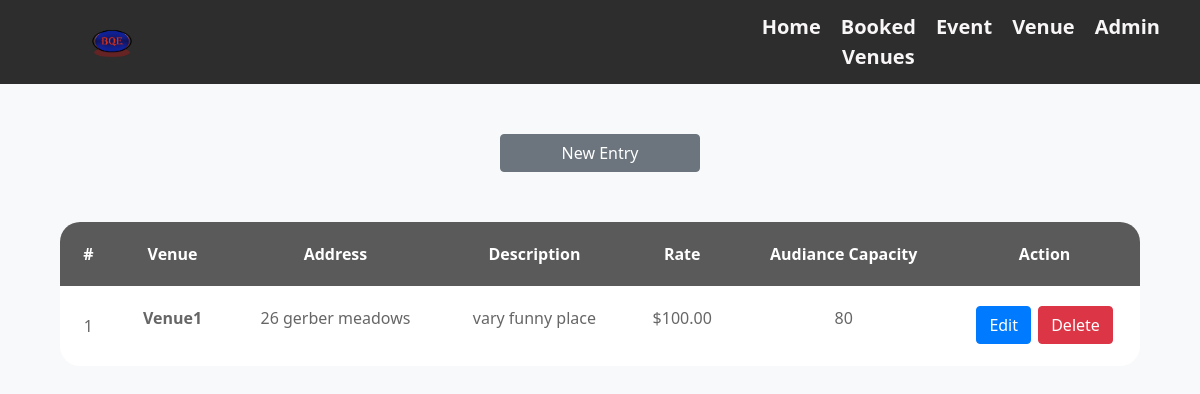
The page /venue_table.php on the database its author committed.
### tables this page shows
CREATE TABLE `venues` (
  `id_venues` int(11) NOT NULL,
  `name` varchar(50) NOT NULL,
  `address` varchar(250) NOT NULL,
  `description` varchar(100) NOT NULL,
  `rate` int(20) NOT NULL,
  `capacity` int(10) NOT NULL,
  `venue_image` varchar(250) NOT NULL
);

### venue_table.php (the view, shortened to what this page needs)
<?php
include('db_connection.php');
 ?>
<link rel="stylesheet" href = "venue_style.css" type = "text/css">
<main class = "event_main">
        <div class = "newevent_btn">
                <a href="venue_addNew.php" class="btn btn-secondary" style="width: 200px;">New Entry</a>
        </div>
<table class="mytable container">
       <thead>
            <tr>
                <th class="titlename">#</th>
                <th class="titlename">Venue</th>
                <th class="titlename">Address</th>
                <th class="titlename">Description</th>
                <th class="titlename">Rate</th>
                <th class="titlename">Audiance Capacity</th>
                <th class="titlename">Action</th>
            </tr>
        </thead>
        <tbody>
             <?php
                  $i = 1;
                  $venue = $db->query("SELECT * FROM venues");
                  while($row=$venue->fetch_assoc()):
             ?>
                <tr>
                    <td><?php echo $i++ ?></td>
                    <td>
                            <p> <b><?php echo ucwords($row['name']) ?></b></p>
                    </td>
                    <td>
                            <p><?php echo $row['address'] ?></p>
                    </td>
                    <td>
                            <p><?php echo $row['description'] ?></p>
                    </td>
                    <td>
                            <p><?php echo '$'.number_format($row['rate'],2) ?></p>
                    </td>
                    <td>
                            <p><?php echo $row['capacity'] ?></p>
                    </td>
                    <td class="adButtons">
                    <?= "<a href='venue_edit.php?id_venues=$row[id_venues]' class='btn btn-primary'>Edit</a>"; ?>
                    <?= "<a href='venue_delete.php?id_venues=$row[id_venues]' class='btn btn-danger'>Delete</a>"; ?>
                    </td>
                </tr>
                <?php endwhile; ?>
        </tbody>
</table>
</main>

### nav.css (style rules this page uses)
:root { --primary-color: #ccc; --hover-color: white; --theme-color: #2d2d2d; --button-bg-color: #0b91ea; --button-bg-hover-color: #0dc8e0; }
body { font-family: 'Segoe UI', Tahoma, Geneva, Verdana, sans-serif; padding: 0; margin: 0; }
#navbar { display: flex; flex-direction: row; flex-wrap: wrap; background-color: var(--theme-color); color: var(--primary-color); align-items: center; justify-content: space-between; padding: 10px 2em; font-size: 20px; font-weight: 600; }
#navbar a { color: #f8f6f6; text-decoration: none; }
#navbar #brand, #navbar #hamburgerIcon { flex: 1 0 50%; }
#navbar > ul#menu, #navbar > ul#access { flex: 0 1 100%; list-style: none; display: none; list-style: none; padding-left: 0; text-align: center; margin: 0px; }
#navbar > ul#menu > li, #navbar > ul#access > li { padding: 5px 0; }
@media all and (min-width: 468px) { #navbar { display: flex; justify-content: space-between; align-items: center; flex-wrap: wrap; } }
@media all and (min-width: 468px) { #navbar #brand { order: 1; flex-basis: 20%; } }
@media all and (min-width: 468px) { #navbar > ul#menu { order: 4; flex-basis: 100%; } }
@media all and (min-width: 468px) { #navbar #brand, #navbar > ul#access, .navbar-toggle { justify-content: space-evenly; } }
@media all and (min-width: 800px) { #navbar #brand { order: 1; flex-basis: 20%; } }
@media all and (min-width: 800px) { #navbar > ul#menu, #chkToggle:checked ~ ul#menu { order: 2; flex-basis: 20%; display: flex; flex-direction: row; justify-content: center; margin: 0px; } }
@media all and (min-width: 800px) { #navbar > ul#access > li, #navbar > ul#menu > li { display: block; padding: 0px; margin-left: 20px; } }

### venue_style.css (style rules this page uses)
.event_main { display: flex; justify-content: space-evenly; flex-direction: column; flex-wrap: wrap; }
.newevent_btn { margin-top: 50px; align-self: center; }
.mytable { width: 90%; margin-right: auto; margin-left: auto; background-color: white; border-radius: 20px; border-collapse: collapse; margin-top: 50px; margin-bottom: 50px; }
.mytable td, .mytable th { font-size: 16px; font-weight: 500; color: #666; padding: 20px; border: none; }
.titlename { text-align: center; }
.mytable td { text-align: center; }
.mytable th { background-color: rgb(90, 90, 90); color: white; font-weight: bold; }
.mytable th:last-child { border-radius: 0 20px 0 0; }
.mytable th:first-child { border-radius: 20px 0 0 0; }
.adButtons { display: flex; justify-content: space-evenly; }

### rows shown on the page
venues: name "Venue1", address "26 gerber meadows", description "vary funny place", rate "100.00", capacity "80"
